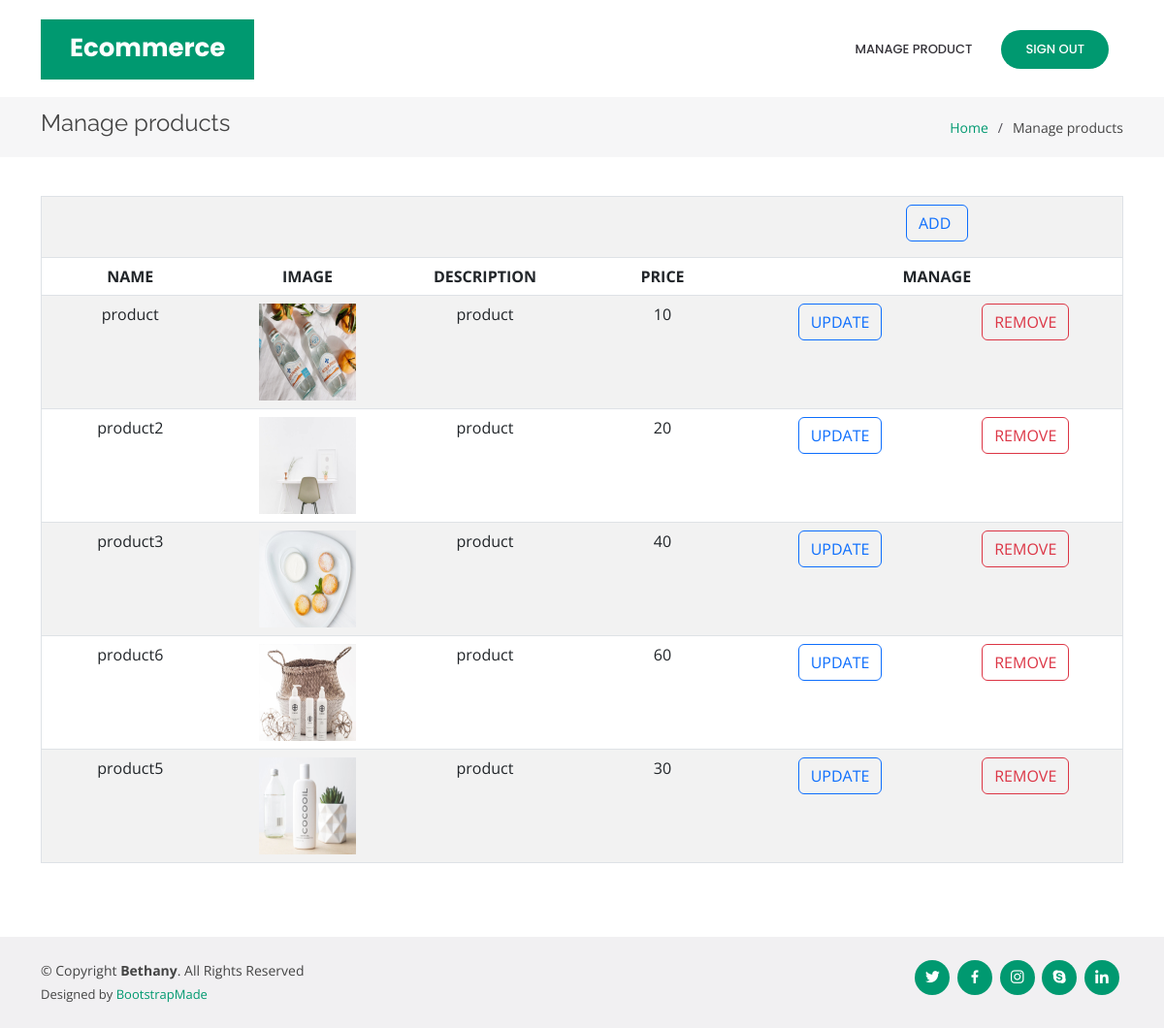
/admin_manage_product, run on the app's committed database.
### web/models.py (models this page shows)
class Products(models.Model):
    name = models.CharField(max_length=90)
    image = models.ImageField(max_length=100)
    price = models.BigIntegerField()
    description = models.CharField(max_length=90)

### web/views.py (the view)
# urls.py: path('admin_manage_product',views.admin_manage_product, name="admin_manage_product"),
def admin_manage_product(request):
    ob = Products.objects.all()
    return render(request, 'admin/manage.html', { 'val' : ob})

### templates/admin/manage.html
{% extends 'admin/admin_dash.html' %}
{% load static %}
{% block body %}
<section id="breadcrumbs" class="breadcrumbs">
  <div class="container">
    <div class="d-flex justify-content-between align-items-center">
      <h2>Manage products</h2>
      <ol>
        <li><a href="{% url 'admin_pg' %}">Home</a></li>
        <li>Manage products</li>
      </ol>
    </div>
  </div>
</section>
<section id="portfolio-details" class="portfolio-details">
  <div class="container">
<form id="form1" name="form1" method="post" action="admin_product_adding" enctype="multipart/form-data">
  <table class="table table-striped" border="1">
    <tr>
      <td height="63" colspan="4"><div align="center"> </div></td>
      <td width="200" colspan="4"><div align="center">
        <input name="ADD" type="submit" class="btn btn-outline-primary" id="ADD" value="ADD " />
      </div></td>
    </tr>
    <tr>
      <th width="183"> <div align="center">NAME</div></th>
      <th width="183"><div align="center">IMAGE</div></th>
      <th width="183"><div align="center">DESCRIPTION</div></th>
      <th width="183"><div align="center">PRICE</div></th>
      <th colspan="2"><div align="center">MANAGE</div></th>
    </tr>
    {% for i in val %}
    <tr>
      <td height="56"><div align="center">{{ i.name }}</div></td>
      <td><div align="center"><img src="{{ i.image.url}}" width="100" height="100"></div></td>
      <td><div align="center">{{ i.description }}</div></td>
      <td><div align="center">{{ i.price }}</div></td>
      <td width="183"><div align="center"><a class="btn btn-outline-primary" href="{% url 'update_product' id=i.id %}">UPDATE</a></div></td>
      <td><div align="center"><a class="btn btn-outline-danger" href="{% url 'delete_product' id=i.id %}">REMOVE</a></div></td>
    </tr>
    {% endfor %}
  </table>
</form>
</div>
</section>
{% endblock %}

### templates/admin/admin_dash.html (shortened to what this page needs)
{% load static %}
<head>
  <link href="{% static 'assets/vendor/aos/aos.css' %}" rel="stylesheet">
  <link href="{% static 'assets/vendor/bootstrap/css/bootstrap.min.css' %}" rel="stylesheet">
  <link href="{% static 'assets/vendor/bootstrap-icons/bootstrap-icons.css' %}" rel="stylesheet">
  <link href="{% static 'assets/vendor/boxicons/css/boxicons.min.css' %}" rel="stylesheet">
  <link href="{% static 'assets/vendor/glightbox/css/glightbox.min.css' %}" rel="stylesheet">
  <link href="{% static 'assets/vendor/remixicon/remixicon.css' %}" rel="stylesheet">
  <link href="{% static 'assets/vendor/swiper/swiper-bundle.min.css' %}" rel="stylesheet">
  <link href="{% static 'assets/css/style.css' %}" rel="stylesheet">
</head>
<body>
  <header id="header" class="fixed-top d-flex align-items-center">
    <div class="container">
      <div class="header-container d-flex align-items-center justify-content-between">
        <div class="logo">
          <h1 class="text-light"><a href="index.html"><span>Ecommerce</span></a></h1>
        </div>
        <nav id="navbar" class="navbar">
          <ul>
            <li><a class="nav-link " href="{% url 'admin_manage_product' %}">Manage product</a></li>
            <li><a class="getstarted " href="/">Sign out</a></li>
          </ul>
        </nav>
      </div>
    </div>
  </header>
  <main id="main">
    {% block body %}
    {% endblock %}
  </main>
  <footer id="footer">
    <div class="container d-md-flex py-4">
      <div class="me-md-auto text-center text-md-start">
        <div class="copyright">
          &copy; Copyright <strong><span>Bethany</span></strong>. All Rights Reserved
        </div>
        <div class="credits">
          Designed by <a href="https://bootstrapmade.com/">BootstrapMade</a>
        </div>
      </div>
      <div class="social-links text-center text-md-right pt-3 pt-md-0">
        <a href="#" class="twitter"><i class="bx bxl-twitter"></i></a>
        <a href="#" class="facebook"><i class="bx bxl-facebook"></i></a>
        <a href="#" class="instagram"><i class="bx bxl-instagram"></i></a>
        <a href="#" class="google-plus"><i class="bx bxl-skype"></i></a>
        <a href="#" class="linkedin"><i class="bx bxl-linkedin"></i></a>
      </div>
    </div>
  </footer>
</body>

### static/assets/css/style.css (style rules this page uses)
body { font-family: "Open Sans", sans-serif; color: #444444; }
a { color: #009970; text-decoration: none; }
h1, h2, h3, h4, h5, h6 { font-family: "Raleway", sans-serif; }
#header { transition: all 0.5s; z-index: 997; transition: all 0.5s; top: 20px; }
#header .header-container { background: #fff; }
#header .logo { overflow: hidden; padding: 16px 30px 12px 30px; background: #009970; }
#header .logo h1 { font-size: 26px; padding: 0; line-height: 1; font-weight: 700; font-family: "Poppins", sans-serif; }
#header .logo h1 a, #header .logo h1 a:hover { color: #fff; text-decoration: none; }
.navbar { padding: 0; }
.navbar ul { margin: 0; padding: 0; display: flex; list-style: none; align-items: center; }
.navbar li { position: relative; }
.navbar a, .navbar a:focus { display: flex; align-items: center; justify-content: space-between; padding: 10px 0 10px 30px; color: #36343a; transition: 0.3s; font-size: 13px; font-weight: 500; text-transform: uppercase; font-family: "Poppins", sans-serif; white-space: nowrap; transition: 0.3s; }
.navbar .getstarted, .navbar .getstarted:focus { background: #009970; padding: 10px 25px; margin-left: 30px; margin-right: 15px; border-radius: 50px; color: #fff; }
section { padding: 60px 0; overflow: hidden; }
.portfolio-details { padding-top: 40px; }
.breadcrumbs { padding: 15px 0; background: #f6f6f7; margin-top: 100px; }
.breadcrumbs h2 { font-size: 24px; line-height: 1; font-weight: 400; }
.breadcrumbs ol { display: flex; flex-wrap: wrap; list-style: none; padding: 0; margin: 0; font-size: 14px; }
.breadcrumbs ol li+li { padding-left: 10px; }
.breadcrumbs ol li+li::before { display: inline-block; padding-right: 10px; color: #4f4c55; content: "/"; }
#footer { color: #444444; font-size: 14px; background: #f1f0f2; }
#footer .credits { padding-top: 5px; font-size: 13px; color: #444444; }
#footer .social-links a { font-size: 18px; display: inline-block; background: #009970; color: #fff; line-height: 1; padding: 8px 0; margin-right: 4px; border-radius: 50%; text-align: center; width: 36px; height: 36px; transition: 0.3s; }

### data on the page
Products: name "product", image (picture), description "product", price "10"
Products: name "product2", image (picture), description "product", price "20"
Products: name "product3", image (picture), description "product", price "40"
Products: name "product6", image (picture), description "product", price "60"
Products: name "product5", image (picture), description "product", price "30"
